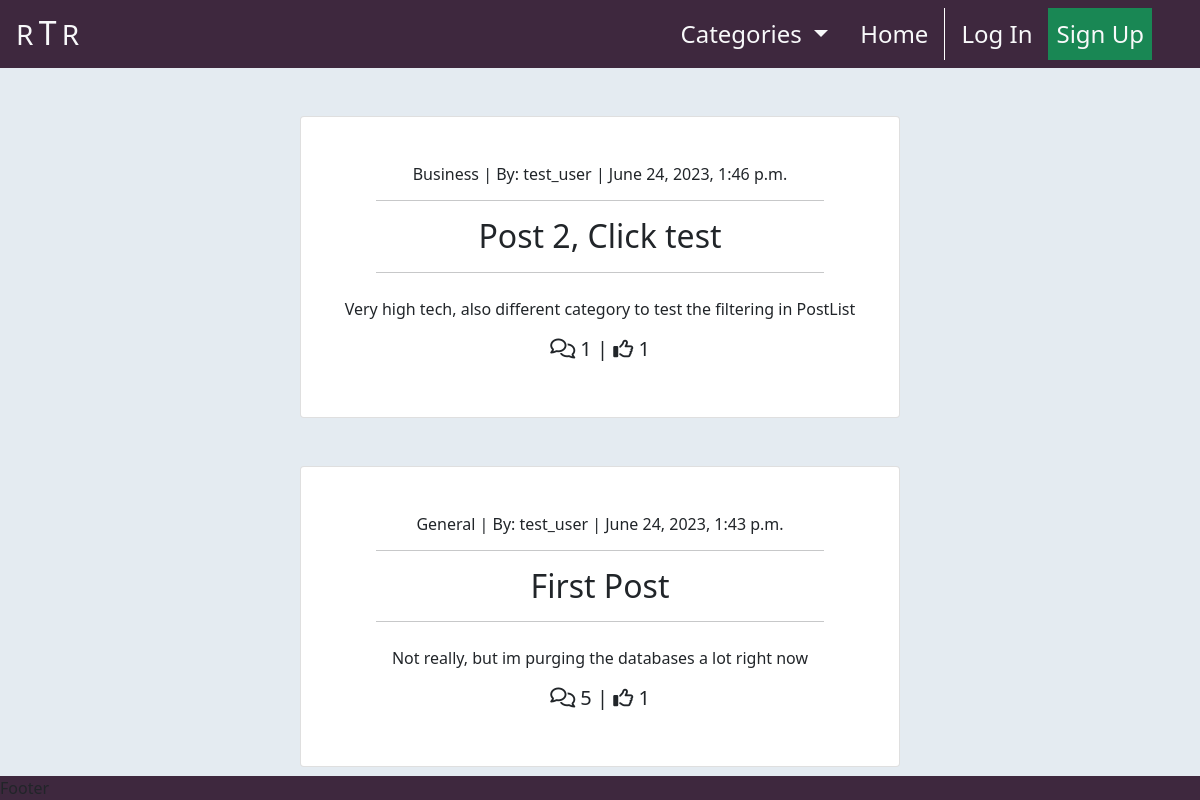
The page / on the database its author committed.
### newssite/models.py (models this page shows, shortened)
class Post(models.Model):
    title = models.CharField(max_length=200, unique=True)
    slug = models.SlugField(max_length=200, unique=True, blank=True)
    author = models.ForeignKey(
        User,
        on_delete=models.CASCADE,
        related_name='posts'
    )
    updated_on_date = models.DateTimeField(auto_now=True)
    excerpt = models.TextField(max_length=300, blank=True)
    content = models.TextField()
    category = models.ForeignKey(
        Category,
        max_length=30,
        null=True,
        blank=True,
        on_delete=models.SET_NULL
    )
    featured_image = CloudinaryField('image', default='placeholder')
    created_on = models.DateTimeField(auto_now_add=True)
    status = models.IntegerField(choices=STATUS, default=1)
    likes = models.ManyToManyField(User, related_name='likes', blank=True)
    class Meta:
        ordering = ['-created_on']

class Category(models.Model):
    class Meta:
        verbose_name_plural = 'Categories'
    name = models.CharField(max_length=254)
    programatic = models.CharField(max_length=254, null=True, blank=True)
    def __str__(self):
        return self.name

### newssite/views.py (the view)
# urls.py: path('', views.PostList.as_view(), name="index"),
class PostList(ListView):
    model = Post
    ordering = ['-created_on']
    template_name = "newssite/index.html"
    paginate_by = 3
    def get_queryset(self):
        category = self.request.GET.get('category')
        if category is not None:
            return Post.objects.filter(
                category=category).order_by('-created_on')
        return Post.objects.all().order_by('-created_on')

### newssite/context_processors.py (called while the page is built)
def categories(request):
    return {
        'categories': Category.objects.all()
    }

### newssite/templates/newssite/index.html (shortened to what this page needs)
{% extends "base.html" %}
{% load static %}
{% block content %}
    <div class="container-fluid p-0">
        <div class="row g-0">
            <div class="col-md-8 col-lg-6 offset-md-2 offset-lg-3 text-center">
                {% for post in post_list %}
                        <div class="card mt-5 card-border mb-2">
                            <a href="{% url 'post_detail' post.slug %}" class="post-detail-link d-block my-5 text-dark text-decoration-none">
                                <h6>{{ post.category.name }} | By: {{ post.author | safe }}
                                    <span class="post-date"> | {{ post.created_on }}</span>
                                </h6>
                                <hr class="w-75" style="margin-left: 12.5%;">
                                <h2 class="card-title">
                                    {{ post.title }}
                                </h2>
                                <hr class="w-75" style="margin-left: 12.5%;">
                                {% if post.excerpt %}
                                    <p class="mt-4 mx-2">{{ post.excerpt }}</p>
                                {% endif %}
                                <h5>
                                    <span><i class="fa-regular fa-comments"></i> {{ post.comments.count }}</span> |
                                    <span><i class="fa-regular fa-thumbs-up"></i> {{ post.likes.count }}</span>
                                </h5>
                            </a>
                        </div>
                {% endfor %}
            </div>
        </div>
    </div>
{% endblock %}

### static/css/base.css (style rules this page uses)
.bg-alice { background-color: #E4EBF1; }

### rows shown on the page
Post: category.name "Business", author "test_user", created_on "June 24, 2023, 1:46 p.m.", title "Post 2, Click test", excerpt "Very high tech, also different category to test the filtering in PostList", comments.count "1", likes.count "1"
Post: category.name "General", author "test_user", created_on "June 24, 2023, 1:43 p.m.", title "First Post", excerpt "Not really, but im purging the databases a lot right now", comments.count "5", likes.count "1"
